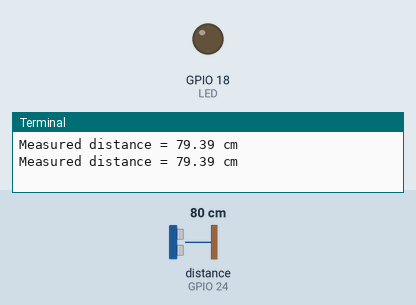
Recording of a program running on a simulated Raspberry Pi (BCM pin numbers). Shown: output pins drawn as LEDs (lit = HIGH), the last lines printed to the terminal. The test bench sets the inputs (shaded band); at power-on: distance to the obstacle (sensor on GPIO 24) 80 cm. The echo pulse lasts 58.3 µs per cm; the clock reads 2024-03-15 10:24:30 at power-on unless the program sets it; pins used as bus, display or sensor lines are not drawn.

Above: at 1.2 s.
1.3 s: distance to the obstacle (sensor on GPIO 24) set to 2 cm
At 3.2 s:
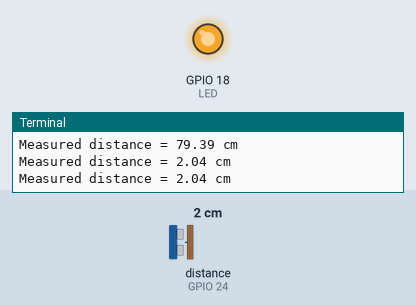
3.5 s: distance to the obstacle (sensor on GPIO 24) set to 9 cm
At 4.8 s:
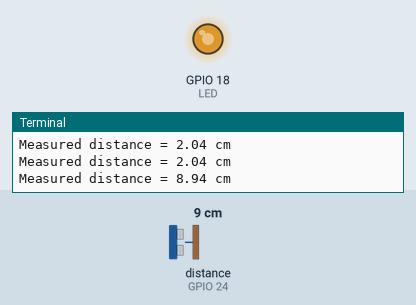
5.5 s: distance to the obstacle (sensor on GPIO 24) set to 18 cm
At 6.4 s:
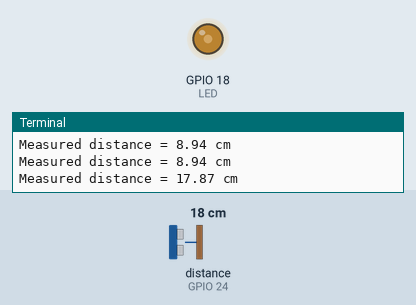
Timing chart, 0 to 8.5 s (numbered marks = the images above; inputs shaded):
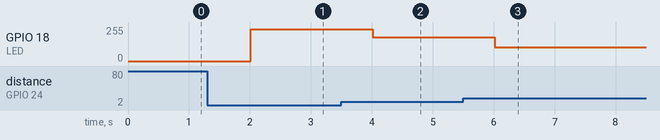

Measured:
- after the input at 1.3 s, GPIO 18 (LED): 0/255 → 238/255 after 0.71 s
- after the input at 3.5 s, GPIO 18 (LED): 238/255 → 179/255 after 0.52 s
- after the input at 5.5 s, GPIO 18 (LED): 179/255 → 103/255 after 0.52 s

The program:

rpi_pwm.py
```python
#!/usr/bin/python

# LIBRARIES #
import RPi.GPIO as GPIO
import time
from gpiozero import PWMLED

# CONSTANTS #
SPEED_OF_SOUND = 34000 # Speed of sund is 34000 cm/s.
MAX_DISTANCE = 30 # Sensor data monitored by LED within 30 cm so demonstration can be easily shot

# HARDWARE #
GPIO.setmode(GPIO.BCM)
TRIGGER = 23 # Trig pin of ultrasonic sensor connected to GPIO pin 23 (pin 16)
ECHO = 24 # Echo pin of ultrasonic sensor connected to GPIO pin 24 (pin 18)
LED = PWMLED(18) # Anode of blue LED connected to GPIO pin 18 (pin 12)

GPIO.setup(TRIGGER, GPIO.OUT) # Trig pin of ultrasonic sensor will be sending output
GPIO.setup(ECHO, GPIO.IN) # Echo pin of ultrasonic sensor will be getting input

# FUNCTIONS #
def distance():
    GPIO.output(TRIGGER, True) # Set trigger to HIGH
    time.sleep(0.00001)
    GPIO.output(TRIGGER, False) # After 0.1 ms, set trigger to LOW

    while GPIO.input(ECHO) == 0:
        startTime = time.time() # Time of start of pulse saved

    while GPIO.input(ECHO) == 1:
        stopTime = time.time() # Time of pulse arriving to echo sensor saved

    timeElapsed = stopTime - startTime # time taken for pulse from trig to reach echo
    distance = timeElapsed * SPEED_OF_SOUND / 2 #time elapsed is multiplied by speed of sound, and divided by 2, as the pulse goes back and forth

    return distance

try:
    while True:
        currentDistance = distance()
        print ("Measured distance = %.2f cm" % currentDistance) # Current distance from ultrasonic sensor printed to 2 sig figs with units

        if currentDistance > MAX_DISTANCE:
            LED.value = 0 # If beyond maximum distance LED will be off

        if currentDistance <= MAX_DISTANCE:
            proximity = 1 - (currentDistance / MAX_DISTANCE)
            LED.value = proximity # If below max distance the LED will be turned on to some degree of its brightness, which will change depending how close it is

        time.sleep(1) # Updates every 1 s

except keyboardInterrupt:
    print("Measurement stopped by user")
    GPIO.cleanup()
```
